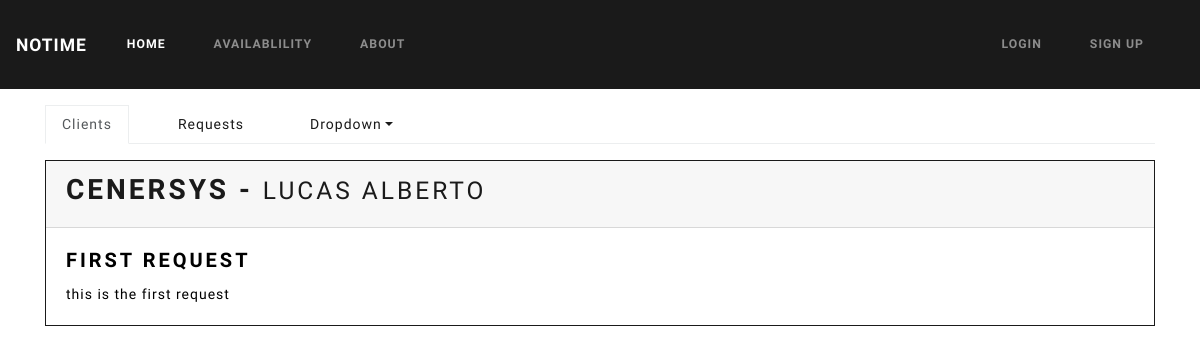
The app's page /request/6 with its own data.
### fulcrumportal/models.py (models this page shows, shortened)
class Requests(db.Model):
    id = db.Column(db.Integer, primary_key=True)
    user_fullname = db.Column(db.String(40), nullable=False)
    user_business = db.Column(db.String(80), db.ForeignKey('user.business_name'), nullable=False)
    date_posted = db.Column(db.DateTime, nullable=False, default=datetime.utcnow)
    request_title = db.Column(db.String(30), nullable=False, default='Request')
    request_body = db.Column(db.Text, nullable=False)

### fulcrumportal/routes.py (the view)
@app.route("/request/<int:request_id>")
def requests(request_id):
    request2 = Requests.query.get_or_404(request_id)
    return render_template('request.html', title=request2.request_title, request=request2)

### fulcrumportal/templates/request.html (shortened to what this page needs)
{% extends "main.html" %}
{% block content %}
    <div class="container pt-3">
        <div class="card border-primary mb-3" style="color: #000;">
          <div class="card-header"><h2 class="">{{ request.user_business }} - <small>{{ request.user_fullname }}</small></h2></div>
          <div class="card-body">
            <h4 class="card-title">{{ request.request_title }}</h4>
            <p class="card-text">{{ request.request_body }}</p>
          </div>
        </div>
    </div>
{% endblock content %}

### records on screen
Requests: user_business "CENERSYS", user_fullname "LUCAS ALBERTO", request_title "FIRST REQUEST", request_body "this is the first request"
